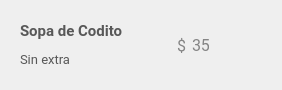
<?xml version="1.0" encoding="UTF-8"?>
<ui version="4.0">
 <class>mesero_tarjeta_cancelar</class>
 <widget class="QWidget" name="mesero_tarjeta_cancelar">
  <property name="geometry">
   <rect>
    <x>0</x>
    <y>0</y>
    <width>278</width>
    <height>86</height>
   </rect>
  </property>
  <property name="windowTitle">
   <string>Form</string>
  </property>
  <layout class="QGridLayout" name="gridLayout">
   <item row="0" column="0">
    <widget class="QWidget" name="tarjetaCancelar" native="true">
     <property name="minimumSize">
      <size>
       <width>260</width>
       <height>68</height>
      </size>
     </property>
     <property name="maximumSize">
      <size>
       <width>260</width>
       <height>68</height>
      </size>
     </property>
     <property name="styleSheet">
      <string notr="true"/>
     </property>
     <layout class="QHBoxLayout" name="horizontalLayout">
      <property name="spacing">
       <number>6</number>
      </property>
      <property name="rightMargin">
       <number>1</number>
      </property>
      <item>
       <layout class="QVBoxLayout" name="verticalLayout">
        <item>
         <widget class="QLabel" name="lb_nombrePlatillo">
          <property name="minimumSize">
           <size>
            <width>0</width>
            <height>0</height>
           </size>
          </property>
          <property name="font">
           <font>
            <family>Roboto</family>
            <pointsize>11</pointsize>
            <weight>75</weight>
            <bold>true</bold>
           </font>
          </property>
          <property name="styleSheet">
           <string notr="true">color:#585858;
</string>
          </property>
          <property name="text">
           <string>Sopa de Codito</string>
          </property>
          <property name="wordWrap">
           <bool>true</bool>
          </property>
         </widget>
        </item>
        <item>
         <widget class="QLabel" name="lb_extraPlatillo">
          <property name="minimumSize">
           <size>
            <width>0</width>
            <height>0</height>
           </size>
          </property>
          <property name="font">
           <font>
            <family>Roboto</family>
            <pointsize>10</pointsize>
            <weight>50</weight>
            <bold>false</bold>
           </font>
          </property>
          <property name="styleSheet">
           <string notr="true">color:#585858;
</string>
          </property>
          <property name="text">
           <string>Sin extra</string>
          </property>
          <property name="wordWrap">
           <bool>true</bool>
          </property>
         </widget>
        </item>
       </layout>
      </item>
      <item>
       <widget class="QWidget" name="" native="true">
        <property name="maximumSize">
         <size>
          <width>50</width>
          <height>16777215</height>
         </size>
        </property>
        <layout class="QHBoxLayout" name="horizontalLayout_2">
         <item>
          <spacer name="horizontalSpacer">
           <property name="orientation">
            <enum>Qt::Horizontal</enum>
           </property>
           <property name="sizeHint" stdset="0">
            <size>
             <width>40</width>
             <height>20</height>
            </size>
           </property>
          </spacer>
         </item>
         <item>
          <widget class="QLabel" name="precioPlatillo_3">
           <property name="font">
            <font>
             <family>Roboto</family>
             <pointsize>12</pointsize>
            </font>
           </property>
           <property name="styleSheet">
            <string notr="true">color:#858585;
</string>
           </property>
           <property name="text">
            <string>$</string>
           </property>
          </widget>
         </item>
         <item>
          <widget class="QLabel" name="lb_precioPlatillo">
           <property name="font">
            <font>
             <family>Roboto</family>
             <pointsize>12</pointsize>
            </font>
           </property>
           <property name="styleSheet">
            <string notr="true">color:#858585;
</string>
           </property>
           <property name="text">
            <string>35</string>
           </property>
          </widget>
         </item>
        </layout>
       </widget>
      </item>
      <item>
       <widget class="QPushButton" name="btn_cambiar">
        <property name="minimumSize">
         <size>
          <width>0</width>
          <height>0</height>
         </size>
        </property>
        <property name="maximumSize">
         <size>
          <width>20</width>
          <height>20</height>
         </size>
        </property>
        <property name="font">
         <font>
          <family>Roboto</family>
          <pointsize>10</pointsize>
         </font>
        </property>
        <property name="cursor">
         <cursorShape>PointingHandCursor</cursorShape>
        </property>
        <property name="styleSheet">
         <string notr="true">border-radius: 2px;</string>
        </property>
        <property name="text">
         <string/>
        </property>
        <property name="icon">
         <iconset resource="../Recursos.qrc">
          <normaloff>:/iconos/resources/cancela_gris.svg</normaloff>:/iconos/resources/cancela_gris.svg</iconset>
        </property>
       </widget>
      </item>
      <item>
       <widget class="QPushButton" name="btn_cancelar">
        <property name="minimumSize">
         <size>
          <width>0</width>
          <height>0</height>
         </size>
        </property>
        <property name="maximumSize">
         <size>
          <width>20</width>
          <height>20</height>
         </size>
        </property>
        <property name="font">
         <font>
          <family>Roboto</family>
          <pointsize>10</pointsize>
         </font>
        </property>
        <property name="cursor">
         <cursorShape>PointingHandCursor</cursorShape>
        </property>
        <property name="styleSheet">
         <string notr="true">border-radius: 2px;
</string>
        </property>
        <property name="text">
         <string/>
        </property>
        <property name="icon">
         <iconset resource="../Recursos.qrc">
          <normaloff>:/iconos/resources/cancelar_rojo.svg</normaloff>:/iconos/resources/cancelar_rojo.svg</iconset>
        </property>
       </widget>
      </item>
     </layout>
    </widget>
   </item>
  </layout>
 </widget>
 <resources>
  <include location="../Recursos.qrc"/>
 </resources>
 <connections/>
</ui>
